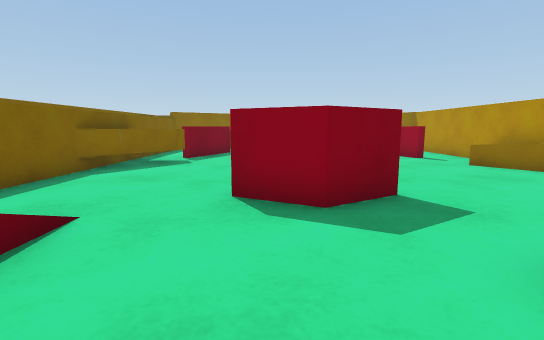
View 1 (above)

16 first-person views from a walk through a Unity game level. The camera is 0.52 m above the floor, tilts 8° down and sees 85° across. The floor is counted in squares, 0.5 m on a side. Each view is taken from the middle of a square. On the plan, view 1 faces up. The plan holds only what a view shows up to about 12 squares ahead; the rest is blank. Surface patterns are stand-ins for the level's own textures.

View 2
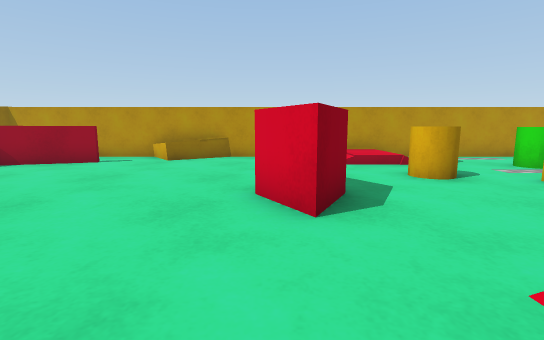

View 3
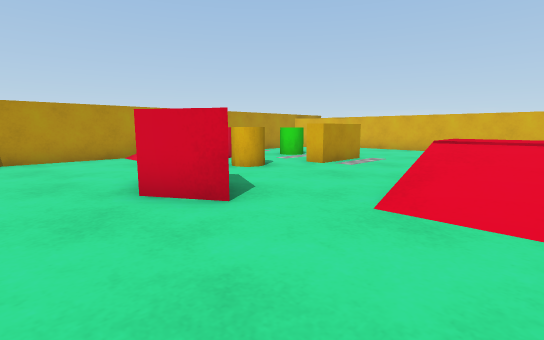

View 4
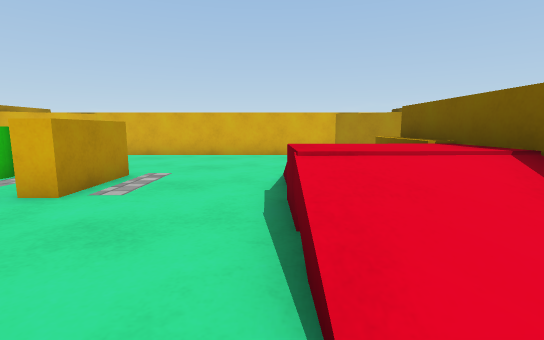

View 5
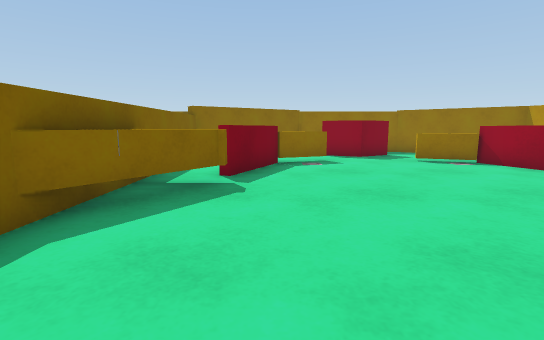

View 6
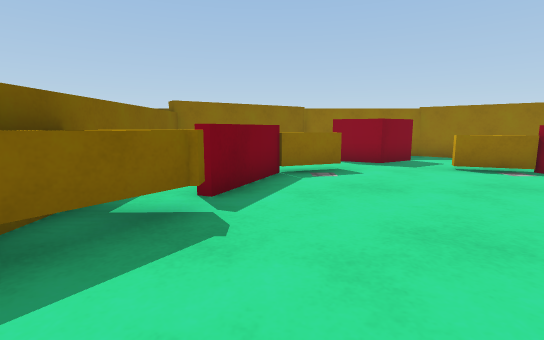

View 7
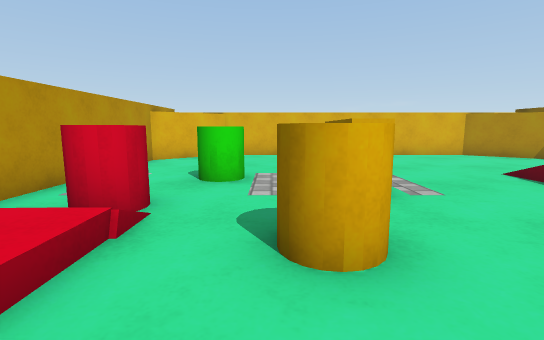

View 8
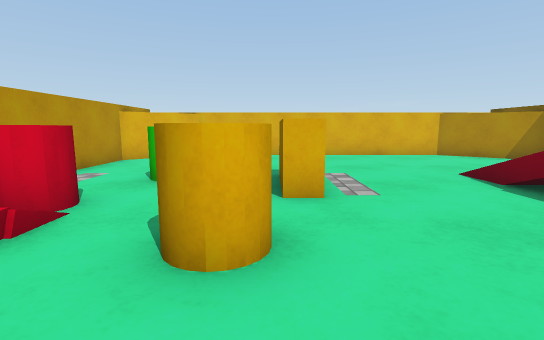

View 9
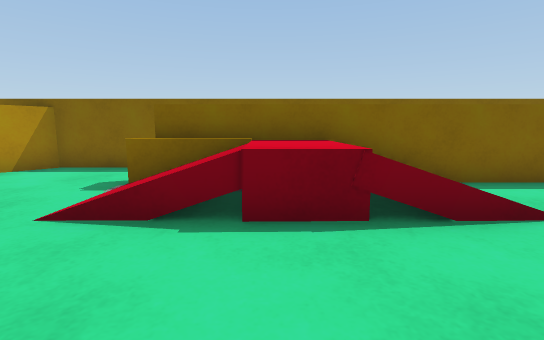

View 10
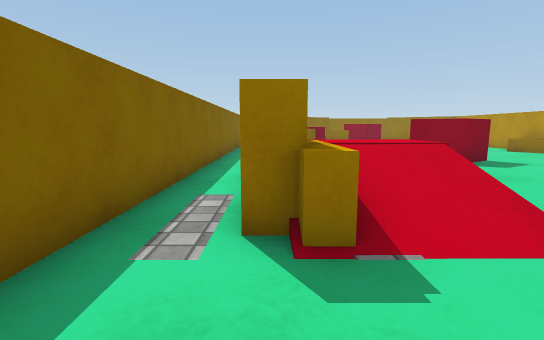

View 11
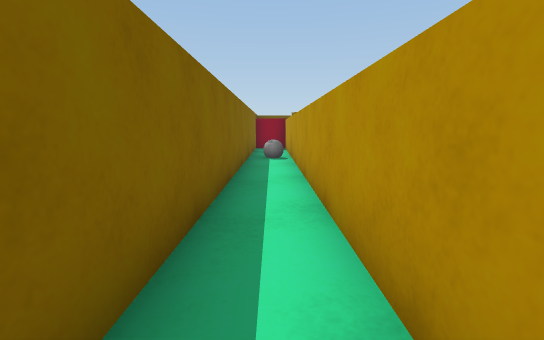

View 12
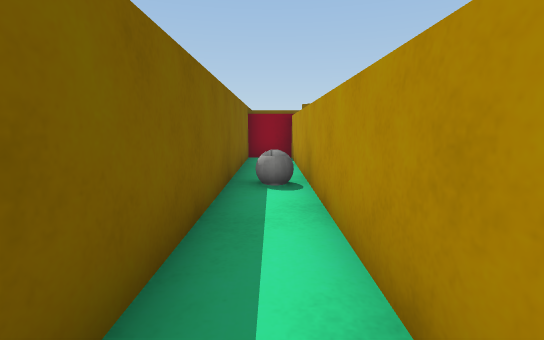

View 13
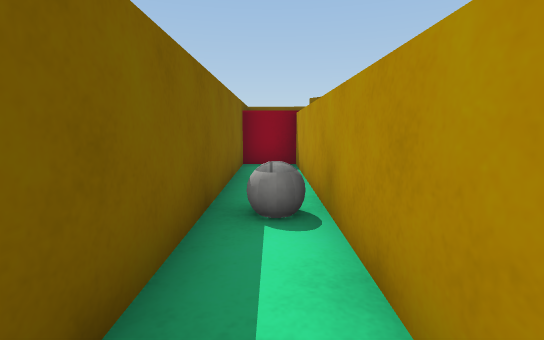

View 14
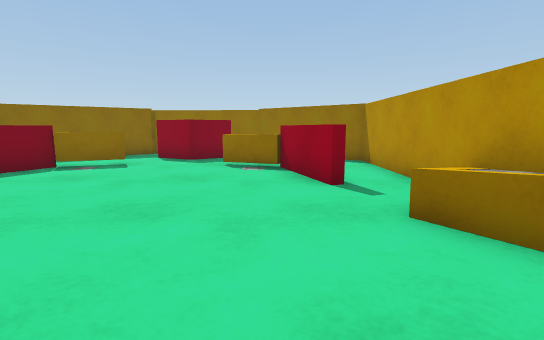

View 15
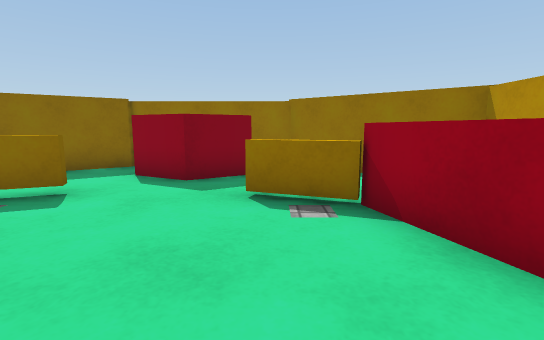

View 16
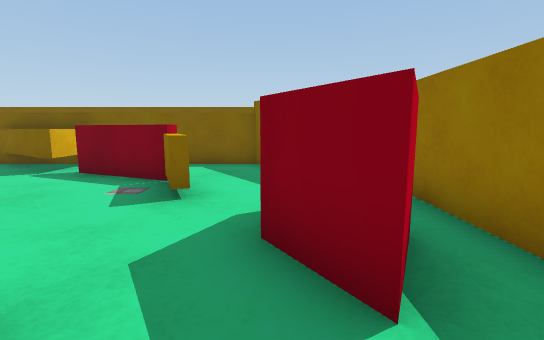

### Floor plan
Key: @ floor where view 1 was taken; # wall or solid block; . main floor; : floor 0.15 m higher than the main floor; + floor 0.4 m higher than the main floor; / step, stairs or slope; = window, fence, low wall or low ledge; ^ raised ledge; C red cube; Y cylinder; G green cylinder; R red cylinder; B ball; E red block; O other object.
Columns run from 7 left of view 1 to 7 right of it. Each row starts with its distance up from view 1.
 17  E   ########
 16 #E#  # CCC..##
 15 #.#   .CCC...##
 14 #.#  ###..=...#
 13 #.#  #=#..=#..#
 12 #.# ##.....##.#
 11 #B### ......#.#
 10 #B#OO.........#
  9 #.#OO........O#
  8 #.#O.........O#
  7 #.#...........#
  6 #.#...........#
  5 #.#....CCC....#
  4 #.#....CC.....#
  3 #.#//.......//#
  2 #.^///...YY.: #
  1 #.^++....YY./ #
  0 #.^++=.@....R.#
 -1 #.^//=..^^....#
 -2 #.#=/...^^.G..#
 -3 #..........G..#
 -4 #.............#
 -5 #.............#
 -6 ##.......... .#
 -7  ##......... ##
 -8   ###########

Where each view was taken, in squares from view 1:
view 1: 0 up, 0 right, facing up
view 2: 5 up, 4 left, facing right
view 3: 7 up, 4 left, facing down-right
view 4: 4 up, 2 left, facing down
view 5: 4 up, 2 left, facing up
view 6: 6 up, 2 left, facing up
view 7: 4 up, 3 right, facing down
view 8: 4 up, 2 right, facing down
view 9: 0 up, 1 right, facing left
view 10: 5 down, 5 left, facing up
view 11: 0 up, 6 left, facing up
view 12: 5 up, 6 left, facing up
view 13: 7 up, 6 left, facing up
view 14: 5 up, 4 right, facing up
view 15: 9 up, 3 right, facing up
view 16: 15 up, 4 right, facing left
